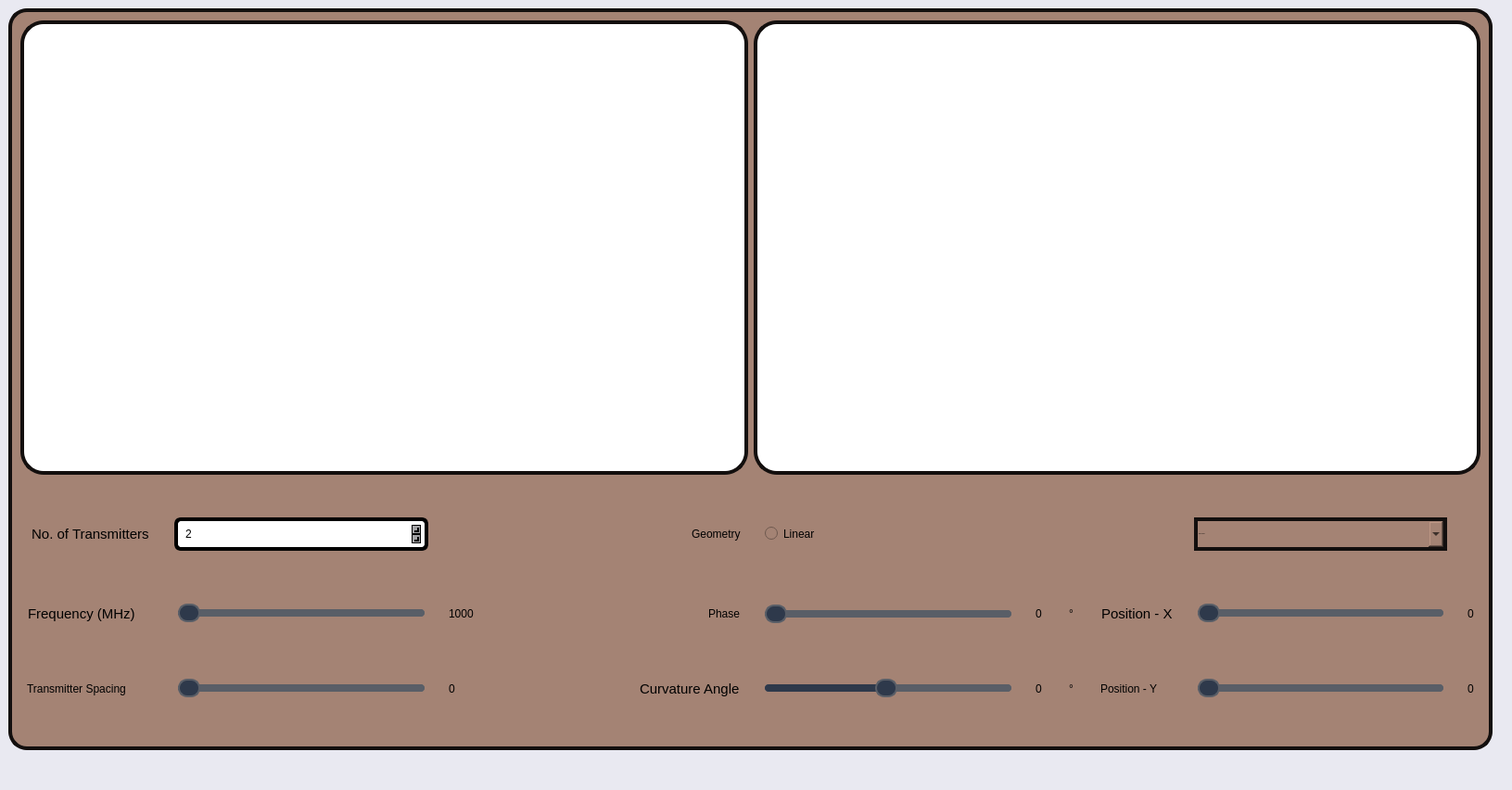
<?xml version="1.0" encoding="UTF-8"?>
<ui version="4.0">
 <class>MainWindow</class>
 <widget class="QMainWindow" name="MainWindow">
  <property name="geometry">
   <rect>
    <x>0</x>
    <y>0</y>
    <width>1631</width>
    <height>852</height>
   </rect>
  </property>
  <property name="sizePolicy">
   <sizepolicy hsizetype="Fixed" vsizetype="Fixed">
    <horstretch>0</horstretch>
    <verstretch>0</verstretch>
   </sizepolicy>
  </property>
  <property name="windowTitle">
   <string>MainWindow</string>
  </property>
  <property name="styleSheet">
   <string notr="true">background-color: rgb(233, 233, 241);</string>
  </property>
  <widget class="QWidget" name="centralwidget">
   <layout class="QGridLayout" name="gridLayout_2">
    <item row="0" column="0">
     <widget class="QFrame" name="frame_5">
      <property name="styleSheet">
       <string notr="true">background-color:#A48374;
border:4px solid #130f0e;
border-radius:20px;
font: 9pt &quot;Microsoft Sans Serif&quot;;</string>
      </property>
      <property name="frameShape">
       <enum>QFrame::StyledPanel</enum>
      </property>
      <property name="frameShadow">
       <enum>QFrame::Raised</enum>
      </property>
      <layout class="QVBoxLayout" name="verticalLayout">
       <item>
        <layout class="QVBoxLayout" name="verticalLayout_3"/>
       </item>
       <item>
        <layout class="QHBoxLayout" name="horizontalLayout_3">
         <item>
          <widget class="QWidget" name="beam_plot" native="true">
           <property name="sizePolicy">
            <sizepolicy hsizetype="Expanding" vsizetype="Expanding">
             <horstretch>0</horstretch>
             <verstretch>0</verstretch>
            </sizepolicy>
           </property>
           <property name="styleSheet">
            <string notr="true">border-radius: 25px;
buttoon-shadow: 2px 2px 5px rgb(0, 0, 0);
widget-shadow: 2px 2px 5px rgb(0, 0, 0);
background-color: rgb(255, 255, 255);</string>
           </property>
          </widget>
         </item>
         <item>
          <widget class="QWidget" name="beam_map" native="true">
           <property name="sizePolicy">
            <sizepolicy hsizetype="Expanding" vsizetype="Expanding">
             <horstretch>0</horstretch>
             <verstretch>0</verstretch>
            </sizepolicy>
           </property>
           <property name="styleSheet">
            <string notr="true">border-radius: 25px;
buttoon-shadow: 2px 2px 5px rgb(0, 0, 0);
widget-shadow: 2px 2px 5px rgb(0, 0, 0);
background-color: rgb(255, 255, 255);</string>
           </property>
          </widget>
         </item>
        </layout>
       </item>
       <item>
        <layout class="QGridLayout" name="gridLayout_5">
         <property name="sizeConstraint">
          <enum>QLayout::SetNoConstraint</enum>
         </property>
         <property name="topMargin">
          <number>40</number>
         </property>
         <property name="bottomMargin">
          <number>40</number>
         </property>
         <property name="spacing">
          <number>15</number>
         </property>
         <item row="1" column="1">
          <spacer name="horizontalSpacer_3">
           <property name="orientation">
            <enum>Qt::Horizontal</enum>
           </property>
           <property name="sizeHint" stdset="0">
            <size>
             <width>40</width>
             <height>20</height>
            </size>
           </property>
          </spacer>
         </item>
         <item row="5" column="1">
          <spacer name="horizontalSpacer_4">
           <property name="orientation">
            <enum>Qt::Horizontal</enum>
           </property>
           <property name="sizeHint" stdset="0">
            <size>
             <width>40</width>
             <height>20</height>
            </size>
           </property>
          </spacer>
         </item>
         <item row="2" column="3">
          <spacer name="horizontalSpacer">
           <property name="orientation">
            <enum>Qt::Horizontal</enum>
           </property>
           <property name="sizeHint" stdset="0">
            <size>
             <width>40</width>
             <height>20</height>
            </size>
           </property>
          </spacer>
         </item>
         <item row="3" column="6">
          <widget class="QLabel" name="label_11">
           <property name="styleSheet">
            <string notr="true">border:4px solid #A48374;
color:black;
background-color:#A48374;
font:11pt &quot;Microsoft Sans Serif&quot;;</string>
           </property>
           <property name="text">
            <string>°</string>
           </property>
          </widget>
         </item>
         <item row="7" column="6">
          <widget class="QLabel" name="label_12">
           <property name="styleSheet">
            <string notr="true">border:4px solid #A48374;
color:black;
background-color:#A48374;
font:11pt &quot;Microsoft Sans Serif&quot;;</string>
           </property>
           <property name="text">
            <string>°</string>
           </property>
          </widget>
         </item>
         <item row="0" column="4">
          <widget class="QRadioButton" name="linear_radio_button_3">
           <property name="sizePolicy">
            <sizepolicy hsizetype="Fixed" vsizetype="Fixed">
             <horstretch>0</horstretch>
             <verstretch>0</verstretch>
            </sizepolicy>
           </property>
           <property name="minimumSize">
            <size>
             <width>50</width>
             <height>0</height>
            </size>
           </property>
           <property name="styleSheet">
            <string notr="true">border:4px solid #A48374;
color:black;
background-color:#A48374;
font:11pt &quot;Microsoft Sans Serif&quot;;</string>
           </property>
           <property name="text">
            <string>Linear</string>
           </property>
           <property name="checked">
            <bool>false</bool>
           </property>
          </widget>
         </item>
         <item row="3" column="4">
          <widget class="QSlider" name="beam_phase_slider">
           <property name="sizePolicy">
            <sizepolicy hsizetype="Expanding" vsizetype="Preferred">
             <horstretch>0</horstretch>
             <verstretch>0</verstretch>
            </sizepolicy>
           </property>
           <property name="minimumSize">
            <size>
             <width>200</width>
             <height>0</height>
            </size>
           </property>
           <property name="styleSheet">
            <string notr="true">QSlider{
	border:4px solid #A48374;
}
QSlider::groove:horizontal {
    height: 8px;
    background: #595e67; /* Lighter shade of the dark color */
    border-radius: 4px;
}

QSlider::handle:horizontal {
    background:  #2e394b; /* Mid-tone between the dark and lighter colors */
    border: 2px solid #595e67; /* Matches groove */
    width: 20px;
    height: 20px;
    margin: -6px 0;
    border-radius: 10px;
}

QSlider::sub-page:horizontal {
    background: #2e394b; /* Matches handle */
    border-radius: 4px;
}

QSlider::add-page:horizontal {
    background: #595e67; /* Matches groove */
    border-radius: 4px;
}
</string>
           </property>
           <property name="orientation">
            <enum>Qt::Horizontal</enum>
           </property>
          </widget>
         </item>
         <item row="7" column="0">
          <widget class="QLabel" name="spacing_label">
           <property name="styleSheet">
            <string notr="true">border:4px solid #A48374;
color:black;
background-color:#A48374;
font:11pt &quot;Microsoft Sans Serif&quot;;</string>
           </property>
           <property name="text">
            <string>Transmitter Spacing</string>
           </property>
          </widget>
         </item>
         <item row="0" column="8">
          <widget class="QComboBox" name="comboBox_Open_scenario">
           <property name="sizePolicy">
            <sizepolicy hsizetype="Fixed" vsizetype="Fixed">
             <horstretch>0</horstretch>
             <verstretch>0</verstretch>
            </sizepolicy>
           </property>
           <property name="minimumSize">
            <size>
             <width>160</width>
             <height>30</height>
            </size>
           </property>
           <property name="maximumSize">
            <size>
             <width>500</width>
             <height>200</height>
            </size>
           </property>
           <property name="font">
            <font>
             <family>Microsoft Sans Serif</family>
             <pointsize>-1</pointsize>
             <weight>50</weight>
             <italic>false</italic>
             <bold>false</bold>
            </font>
           </property>
           <property name="styleSheet">
            <string notr="true">QComboBox {
    color: rgb(255, 255, 255);
    background-color: #2e394b;  /* Background color */
    border: 4px solid #black;
    border-radius: 7px;  /* Rounded corners */
    padding: 5px;
    font-size: 14px;
}
QComboBox::drop-down {
   
	color: #2e394b;
    border-radius: 10px;  /* Rounded corners for the arrow box */
    background-color: #2e394b;
    width: 30px;
	height: 30px;
}

QComboBox::down-arrow {
    width: 10px;
    height: 10px;
    image: url(icons\down_arrow.png);
}

QComboBox QAbstractItemView {
    border: 1px solid  #2e394b;
    selection-background-color:  #2e394b;  /* Selected item background color */
    background-color: #2e394b;  /* Dropdown background color */
    color: white;
    border-radius: 10px;
}</string>
           </property>
           <property name="currentText">
            <string>Open Scenario</string>
           </property>
           <property name="sizeAdjustPolicy">
            <enum>QComboBox::AdjustToContentsOnFirstShow</enum>
           </property>
           <property name="duplicatesEnabled">
            <bool>false</bool>
           </property>
           <property name="placeholderText" stdset="0">
            <string/>
           </property>
           <item>
            <property name="text">
             <string>Open Scenario</string>
            </property>
           </item>
           <item>
            <property name="text">
             <string>Ultrasound</string>
            </property>
           </item>
           <item>
            <property name="text">
             <string>5G</string>
            </property>
           </item>
           <item>
            <property name="text">
             <string>Tumor Ablation</string>
            </property>
           </item>
          </widget>
         </item>
         <item row="3" column="3" alignment="Qt::AlignRight">
          <widget class="QLabel" name="label_8">
           <property name="styleSheet">
            <string notr="true">border:4px solid #A48374;
color:black;
background-color:#A48374;
font:11pt &quot;Microsoft Sans Serif&quot;;</string>
           </property>
           <property name="text">
            <string>Phase</string>
           </property>
          </widget>
         </item>
         <item row="7" column="3" alignment="Qt::AlignRight">
          <widget class="QLabel" name="curvature_angle_label">
           <property name="enabled">
            <bool>true</bool>
           </property>
           <property name="sizePolicy">
            <sizepolicy hsizetype="Preferred" vsizetype="Preferred">
             <horstretch>0</horstretch>
             <verstretch>0</verstretch>
            </sizepolicy>
           </property>
           <property name="font">
            <font>
             <family>Microsoft Sans Serif</family>
             <pointsize>11</pointsize>
             <weight>50</weight>
             <italic>false</italic>
             <bold>false</bold>
            </font>
           </property>
           <property name="styleSheet">
            <string notr="true">border:4px solid #A48374;
color:black;
background-color:#A48374;
font:11pt &quot;Microsoft Sans Serif&quot;;</string>
           </property>
           <property name="text">
            <string>Curvature Angle</string>
           </property>
          </widget>
         </item>
         <item row="3" column="0">
          <widget class="QLabel" name="label_9">
           <property name="font">
            <font>
             <family>Microsoft Sans Serif</family>
             <pointsize>11</pointsize>
             <weight>50</weight>
             <italic>false</italic>
             <bold>false</bold>
            </font>
           </property>
           <property name="styleSheet">
            <string notr="true">border:4px solid #A48374;
color:black;
background-color:#A48374;
font:11pt &quot;Microsoft Sans Serif&quot;;</string>
           </property>
           <property name="text">
            <string>Frequency (MHz)</string>
           </property>
          </widget>
         </item>
         <item row="3" column="7">
          <widget class="QLabel" name="label_7">
           <property name="font">
            <font>
             <family>Microsoft Sans Serif</family>
             <pointsize>11</pointsize>
             <weight>50</weight>
             <italic>false</italic>
             <bold>false</bold>
            </font>
           </property>
           <property name="styleSheet">
            <string notr="true">border:4px solid #A48374;
color:black;
background-color:#A48374;
font:11pt &quot;Microsoft Sans Serif&quot;;</string>
           </property>
           <property name="text">
            <string>Position - X</string>
           </property>
          </widget>
         </item>
         <item row="7" column="7">
          <widget class="QLabel" name="label_4">
           <property name="styleSheet">
            <string notr="true">border:4px solid #A48374;
color:black;
background-color:#A48374;
font:11pt &quot;Microsoft Sans Serif&quot;;</string>
           </property>
           <property name="text">
            <string>Position - Y</string>
           </property>
          </widget>
         </item>
         <item row="0" column="0">
          <widget class="QLabel" name="label_14">
           <property name="sizePolicy">
            <sizepolicy hsizetype="Fixed" vsizetype="Fixed">
             <horstretch>0</horstretch>
             <verstretch>0</verstretch>
            </sizepolicy>
           </property>
           <property name="minimumSize">
            <size>
             <width>94</width>
             <height>30</height>
            </size>
           </property>
           <property name="font">
            <font>
             <family>Microsoft Sans Serif</family>
             <pointsize>11</pointsize>
             <weight>50</weight>
             <italic>false</italic>
             <bold>false</bold>
            </font>
           </property>
           <property name="styleSheet">
            <string notr="true">border:4px solid #A48374;
color:black;
background-color:#A48374;
font:11pt &quot;Microsoft Sans Serif&quot;;</string>
           </property>
           <property name="text">
            <string> No. of Transmitters </string>
           </property>
          </widget>
         </item>
         <item row="0" column="1">
          <widget class="QSpinBox" name="spinBox_No_transmitters_3">
           <property name="sizePolicy">
            <sizepolicy hsizetype="Fixed" vsizetype="Fixed">
             <horstretch>0</horstretch>
             <verstretch>0</verstretch>
            </sizepolicy>
           </property>
           <property name="minimumSize">
            <size>
             <width>42</width>
             <height>30</height>
            </size>
           </property>
           <property name="maximumSize">
            <size>
             <width>500</width>
             <height>16777215</height>
            </size>
           </property>
           <property name="styleSheet">
            <string notr="true">/* Spinbox Main Style */
QSpinBox {
    border: 4px solid black; /* Darker purple border */
    border-radius: 7px; /* Rounded corners */
    background-color: rgb(255, 255, 255); /* Background color */
    color:black; /* Text color */
    font: 12px &quot;Arial&quot;; /* Adjust font size and style */
    padding: 6px;

}

/* Spinbox Arrows Buttons */
QSpinBox::up-button, QSpinBox::down-button {
    border: 1px solid black; /* Subtle border for arrows */
    border-radius: 25px; /* Rounded arrows */
    width: 8px; /* Adjust size */
    height: 8px;
    background-color:#A3A3A5; /* Light purple for arrows */
    margin: 4px; /* Prevent arrows from overlapping */
}

/* Up Arrow Style */
QSpinBox::up-arrow {
    width: 3px;
    height: 3px;
    border: solid black;
    border-width: 0 2px 2px 0;
    transform: rotate(-45deg); /* Correct arrow direction */
    background: none;
    margin: 2px;
}

/* Down Arrow Style */
QSpinBox::down-arrow {
    width: 3px;
    height: 3px;
    border: solid black;
    border-width: 0 2px 2px 0;
    transform: rotate(90deg); /* Correct arrow direction */
    background: none;
    margin: 2px;
}
</string>
           </property>
           <property name="minimum">
            <number>2</number>
           </property>
          </widget>
         </item>
         <item row="7" column="1">
          <widget class="QSlider" name="spacing_slider">
           <property name="styleSheet">
            <string notr="true">QSlider{
	border:4px solid #A48374;
}
QSlider::groove:horizontal {
    height: 8px;
    background: #595e67; /* Lighter shade of the dark color */
    border-radius: 4px;
}

QSlider::handle:horizontal {
    background:  #2e394b; /* Mid-tone between the dark and lighter colors */
    border: 2px solid #595e67; /* Matches groove */
    width: 20px;
    height: 20px;
    margin: -6px 0;
    border-radius: 10px;
}

QSlider::sub-page:horizontal {
    background: #2e394b; /* Matches handle */
    border-radius: 4px;
}

QSlider::add-page:horizontal {
    background: #595e67; /* Matches groove */
    border-radius: 4px;
}
</string>
           </property>
           <property name="orientation">
            <enum>Qt::Horizontal</enum>
           </property>
          </widget>
         </item>
         <item row="3" column="1">
          <widget class="QSlider" name="beam_frequency_slider">
           <property name="minimumSize">
            <size>
             <width>200</width>
             <height>20</height>
            </size>
           </property>
           <property name="font">
            <font>
             <family>Microsoft Sans Serif</family>
             <pointsize>9</pointsize>
             <weight>50</weight>
             <italic>false</italic>
             <bold>false</bold>
            </font>
           </property>
           <property name="autoFillBackground">
            <bool>false</bool>
           </property>
           <property name="styleSheet">
            <string notr="true">QSlider{
	border:4px solid #A48374;
}
QSlider::groove:horizontal {
    height: 8px;
    background: #595e67; /* Lighter shade of the dark color */
    border-radius: 4px;
}

QSlider::handle:horizontal {
    background:  #2e394b; /* Mid-tone between the dark and lighter colors */
    border: 2px solid #595e67; /* Matches groove */
    width: 20px;
    height: 20px;
    margin: -6px 0;
    border-radius: 10px;
}

QSlider::sub-page:horizontal {
    background: #2e394b; /* Matches handle */
    border-radius: 4px;
}

QSlider::add-page:horizontal {
    background: #595e67; /* Matches groove */
    border-radius: 4px;
}
</string>
           </property>
           <property name="minimum">
            <number>500000000</number>
           </property>
           <property name="maximum">
            <number>2000000000</number>
           </property>
           <property name="singleStep">
            <number>100000000</number>
           </property>
           <property name="pageStep">
            <number>100000000</number>
           </property>
           <property name="value">
            <number>1000000000</number>
           </property>
           <property name="orientation">
            <enum>Qt::Horizontal</enum>
           </property>
           <property name="invertedAppearance">
            <bool>false</bool>
           </property>
           <property name="invertedControls">
            <bool>false</bool>
           </property>
          </widget>
         </item>
         <item row="7" column="2">
          <widget class="QLabel" name="spacing_lcd">
           <property name="styleSheet">
            <string notr="true">border:4px solid #A48374;
color:black;
background-color:#A48374;
font:11pt &quot;Microsoft Sans Serif&quot;;</string>
           </property>
           <property name="text">
            <string>0</string>
           </property>
          </widget>
         </item>
         <item row="0" column="3" alignment="Qt::AlignRight">
          <widget class="QLabel" name="label">
           <property name="styleSheet">
            <string notr="true">border:4px solid #A48374;
color:black;
background-color:#A48374;
font:11pt &quot;Microsoft Sans Serif&quot;;</string>
           </property>
           <property name="text">
            <string>Geometry</string>
           </property>
          </widget>
         </item>
         <item row="3" column="5">
          <widget class="QLabel" name="phase_lcd">
           <property name="styleSheet">
            <string notr="true">border:4px solid #A48374;
color:black;
background-color:#A48374;
font:11pt &quot;Microsoft Sans Serif&quot;;</string>
           </property>
           <property name="text">
            <string>0</string>
           </property>
          </widget>
         </item>
         <item row="6" column="3">
          <spacer name="horizontalSpacer_2">
           <property name="orientation">
            <enum>Qt::Horizontal</enum>
           </property>
           <property name="sizeHint" stdset="0">
            <size>
             <width>40</width>
             <height>20</height>
            </size>
           </property>
          </spacer>
         </item>
         <item row="7" column="5">
          <widget class="QLabel" name="curvature_lcd">
           <property name="styleSheet">
            <string notr="true">border:4px solid #A48374;
color:black;
background-color:#A48374;
font:11pt &quot;Microsoft Sans Serif&quot;;</string>
           </property>
           <property name="text">
            <string>0</string>
           </property>
          </widget>
         </item>
         <item row="7" column="4">
          <widget class="QSlider" name="beam_curvature_slider">
           <property name="minimumSize">
            <size>
             <width>100</width>
             <height>0</height>
            </size>
           </property>
           <property name="styleSheet">
            <string notr="true">QSlider{
	border:4px solid #A48374;
}
QSlider::groove:horizontal {
    height: 8px;
    background: #595e67; /* Lighter shade of the dark color */
    border-radius: 4px;
}

QSlider::handle:horizontal {
    background:  #2e394b; /* Mid-tone between the dark and lighter colors */
    border: 2px solid #595e67; /* Matches groove */
    width: 20px;
    height: 20px;
    margin: -6px 0;
    border-radius: 10px;
}

QSlider::sub-page:horizontal {
    background: #2e394b; /* Matches handle */
    border-radius: 4px;
}

QSlider::add-page:horizontal {
    background: #595e67; /* Matches groove */
    border-radius: 4px;
}
</string>
           </property>
           <property name="minimum">
            <number>1</number>
           </property>
           <property name="maximum">
            <number>60</number>
           </property>
           <property name="value">
            <number>30</number>
           </property>
           <property name="sliderPosition">
            <number>30</number>
           </property>
           <property name="orientation">
            <enum>Qt::Horizontal</enum>
           </property>
          </widget>
         </item>
         <item row="7" column="8">
          <widget class="QSlider" name="position_y_slider">
           <property name="styleSheet">
            <string notr="true">QSlider{
	border:4px solid #A48374;
}
QSlider::groove:horizontal {
    height: 8px;
    background: #595e67; /* Lighter shade of the dark color */
    border-radius: 4px;
}

QSlider::handle:horizontal {
    background:  #2e394b; /* Mid-tone between the dark and lighter colors */
    border: 2px solid #595e67; /* Matches groove */
    width: 20px;
    height: 20px;
    margin: -6px 0;
    border-radius: 10px;
}

QSlider::sub-page:horizontal {
    background: #2e394b; /* Matches handle */
    border-radius: 4px;
}

QSlider::add-page:horizontal {
    background: #595e67; /* Matches groove */
    border-radius: 4px;
}
</string>
           </property>
           <property name="orientation">
            <enum>Qt::Horizontal</enum>
           </property>
          </widget>
         </item>
         <item row="3" column="8">
          <widget class="QSlider" name="beam_position_slider">
           <property name="minimumSize">
            <size>
             <width>200</width>
             <height>0</height>
            </size>
           </property>
           <property name="styleSheet">
            <string notr="true">QSlider{
	border:4px solid #A48374;
}
QSlider::groove:horizontal {
    height: 8px;
    background: #595e67; /* Lighter shade of the dark color */
    border-radius: 4px;
}

QSlider::handle:horizontal {
    background:  #2e394b; /* Mid-tone between the dark and lighter colors */
    border: 2px solid #595e67; /* Matches groove */
    width: 20px;
    height: 20px;
    margin: -6px 0;
    border-radius: 10px;
}

QSlider::sub-page:horizontal {
    background: #2e394b; /* Matches handle */
    border-radius: 4px;
}

QSlider::add-page:horizontal {
    background: #595e67; /* Matches groove */
    border-radius: 4px;
}
</string>
           </property>
           <property name="orientation">
            <enum>Qt::Horizontal</enum>
           </property>
          </widget>
         </item>
         <item row="3" column="2">
          <widget class="QLabel" name="frequency_lcd">
           <property name="styleSheet">
            <string notr="true">border:4px solid #A48374;
color:black;
background-color:#A48374;
font:11pt &quot;Microsoft Sans Serif&quot;;</string>
           </property>
           <property name="text">
            <string>1000</string>
           </property>
          </widget>
         </item>
         <item row="3" column="9">
          <widget class="QLabel" name="position_lcd">
           <property name="styleSheet">
            <string notr="true">border:4px solid #A48374;
color:black;
background-color:#A48374;
font:11pt &quot;Microsoft Sans Serif&quot;;</string>
           </property>
           <property name="text">
            <string>0</string>
           </property>
          </widget>
         </item>
         <item row="7" column="9">
          <widget class="QLabel" name="position_y_lcd">
           <property name="styleSheet">
            <string notr="true">border:4px solid #A48374;
color:black;
background-color:#A48374;
font:11pt &quot;Microsoft Sans Serif&quot;;</string>
           </property>
           <property name="text">
            <string>0</string>
           </property>
          </widget>
         </item>
        </layout>
       </item>
      </layout>
     </widget>
    </item>
    <item row="2" column="2" rowspan="2" colspan="2">
     <widget class="QFrame" name="frame">
      <property name="frameShape">
       <enum>QFrame::StyledPanel</enum>
      </property>
      <property name="frameShadow">
       <enum>QFrame::Raised</enum>
      </property>
      <widget class="QWidget" name="horizontalLayoutWidget_2">
       <property name="geometry">
        <rect>
         <x>-1</x>
         <y>-1</y>
         <width>221</width>
         <height>1051</height>
        </rect>
       </property>
       <layout class="QHBoxLayout" name="horizontalLayout"/>
      </widget>
     </widget>
    </item>
   </layout>
  </widget>
  <widget class="QStatusBar" name="statusbar"/>
 </widget>
 <resources/>
 <connections/>
 <buttongroups>
  <buttongroup name="output_buttonGroup"/>
  <buttongroup name="region_buttonGroup"/>
  <buttongroup name="components_buttonGroup"/>
 </buttongroups>
</ui>
